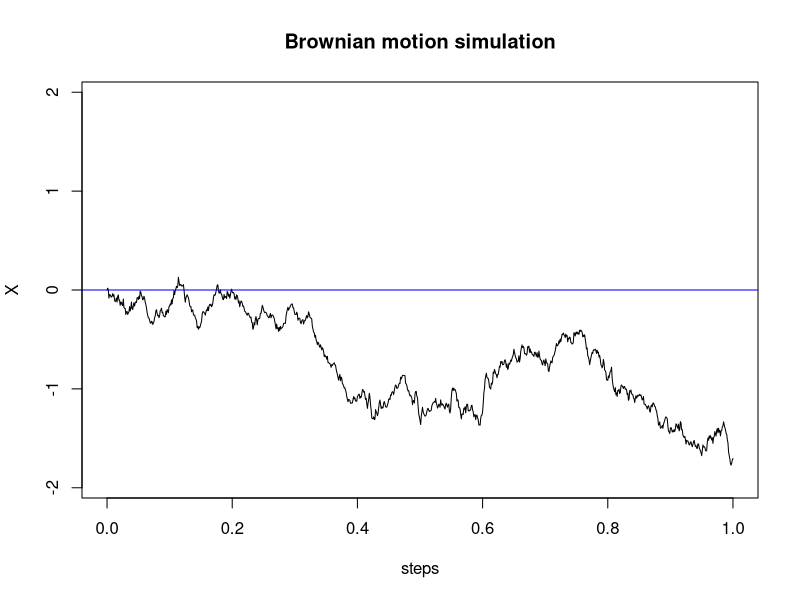

Here is the R script that generated this plot:
# simulate a single instance of standard Brownian motion as sum of increments
t <- 1  # total time
numsteps <- 1000
steps <- seq(0,1,t/numsteps)
# first generate a set of random increments
deltaX <- rnorm(n = numsteps, sd = sqrt(t/numsteps))
# then compute their cumulative sum
X <- c(0, cumsum(deltaX))
plot(steps, X, type = "l", ylim = c(-max(abs(X))*1.1, max(abs(X))*1.1),main="Brownian motion simulation")
abline(h=0, col="blue")
